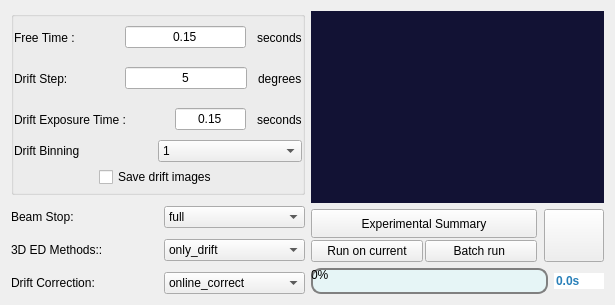
                  <widget class="QWidget" name="tab_7">
                   <attribute name="title">
                    <string>4. Start Running</string>
                   </attribute>
                   <layout class="QHBoxLayout" name="horizontalLayout_80">
                    <item>
                     <layout class="QHBoxLayout" name="horizontalLayout_68" stretch="1,1">
                      <item>
                       <layout class="QVBoxLayout" name="verticalLayout_45">
                        <property name="spacing">
                         <number>11</number>
                        </property>
                        <item>
                         <widget class="QGroupBox" name="groupBox">
                          <property name="title">
                           <string/>
                          </property>
                          <layout class="QVBoxLayout" name="verticalLayout_38">
                           <property name="spacing">
                            <number>0</number>
                           </property>
                           <property name="leftMargin">
                            <number>0</number>
                           </property>
                           <property name="topMargin">
                            <number>0</number>
                           </property>
                           <property name="rightMargin">
                            <number>0</number>
                           </property>
                           <property name="bottomMargin">
                            <number>0</number>
                           </property>
                           <item>
                            <layout class="QVBoxLayout" name="verticalLayout_35">
                             <property name="spacing">
                              <number>0</number>
                             </property>
                             <item>
                              <layout class="QHBoxLayout" name="horizontalLayout_49">
                               <property name="spacing">
                                <number>11</number>
                               </property>
                               <item>
                                <widget class="QLabel" name="label_32">
                                 <property name="sizePolicy">
                                  <sizepolicy hsizetype="Preferred" vsizetype="Expanding">
                                   <horstretch>0</horstretch>
                                   <verstretch>0</verstretch>
                                  </sizepolicy>
                                 </property>
                                 <property name="minimumSize">
                                  <size>
                                   <width>100</width>
                                   <height>0</height>
                                  </size>
                                 </property>
                                 <property name="styleSheet">
                                  <string notr="true"/>
                                 </property>
                                 <property name="text">
                                  <string>Free Time :</string>
                                 </property>
                                </widget>
                               </item>
                               <item>
                                <widget class="QLineEdit" name="lineEdit_tiltspeed_7">
                                 <property name="text">
                                  <string>0.15</string>
                                 </property>
                                 <property name="alignment">
                                  <set>Qt::AlignCenter</set>
                                 </property>
                                </widget>
                               </item>
                               <item>
                                <widget class="QLabel" name="label_13">
                                 <property name="text">
                                  <string>seconds</string>
                                 </property>
                                </widget>
                               </item>
                              </layout>
                             </item>
                             <item>
                              <layout class="QHBoxLayout" name="horizontalLayout_52">
                               <property name="spacing">
                                <number>11</number>
                               </property>
                               <item>
                                <widget class="QLabel" name="label_42">
                                 <property name="sizePolicy">
                                  <sizepolicy hsizetype="Preferred" vsizetype="Expanding">
                                   <horstretch>0</horstretch>
                                   <verstretch>0</verstretch>
                                  </sizepolicy>
                                 </property>
                                 <property name="minimumSize">
                                  <size>
                                   <width>100</width>
                                   <height>0</height>
                                  </size>
                                 </property>
                                 <property name="styleSheet">
                                  <string notr="true"/>
                                 </property>
                                 <property name="text">
                                  <string>Drift Step:</string>
                                 </property>
                                </widget>
                               </item>
                               <item>
                                <widget class="QLineEdit" name="lineEdit_tiltspeed_8">
                                 <property name="text">
                                  <string>5</string>
                                 </property>
                                 <property name="alignment">
                                  <set>Qt::AlignCenter</set>
                                 </property>
                                </widget>
                               </item>
                               <item>
                                <widget class="QLabel" name="label_14">
                                 <property name="text">
                                  <string>degrees</string>
                                 </property>
                                </widget>
                               </item>
                              </layout>
                             </item>
                             <item>
                              <layout class="QHBoxLayout" name="horizontalLayout_55">
                               <property name="spacing">
                                <number>11</number>
                               </property>
                               <item>
                                <widget class="QLabel" name="label_43">
                                 <property name="sizePolicy">
                                  <sizepolicy hsizetype="Preferred" vsizetype="Expanding">
                                   <horstretch>0</horstretch>
                                   <verstretch>0</verstretch>
                                  </sizepolicy>
                                 </property>
                                 <property name="minimumSize">
                                  <size>
                                   <width>150</width>
                                   <height>0</height>
                                  </size>
                                 </property>
                                 <property name="styleSheet">
                                  <string notr="true"/>
                                 </property>
                                 <property name="text">
                                  <string>Drift Exposure Time :</string>
                                 </property>
                                </widget>
                               </item>
                               <item>
                                <widget class="QLineEdit" name="lineEdit_tiltspeed_9">
                                 <property name="text">
                                  <string>0.15</string>
                                 </property>
                                 <property name="alignment">
                                  <set>Qt::AlignCenter</set>
                                 </property>
                                </widget>
                               </item>
                               <item>
                                <widget class="QLabel" name="label_15">
                                 <property name="text">
                                  <string>seconds</string>
                                 </property>
                                </widget>
                               </item>
                              </layout>
                             </item>
                             <item>
                              <layout class="QHBoxLayout" name="horizontalLayout_36">
                               <item>
                                <widget class="QLabel" name="label_16">
                                 <property name="text">
                                  <string>Drift Binning</string>
                                 </property>
                                </widget>
                               </item>
                               <item>
                                <widget class="QComboBox" name="comboBox">
                                 <property name="currentText">
                                  <string>1</string>
                                 </property>
                                 <item>
                                  <property name="text">
                                   <string>1</string>
                                  </property>
                                 </item>
                                 <item>
                                  <property name="text">
                                   <string>2</string>
                                  </property>
                                 </item>
                                 <item>
                                  <property name="text">
                                   <string>4</string>
                                  </property>
                                 </item>
                                 <item>
                                  <property name="text">
                                   <string>8</string>
                                  </property>
                                 </item>
                                </widget>
                               </item>
                              </layout>
                             </item>
                             <item>
                              <layout class="QHBoxLayout" name="horizontalLayout_81">
                               <property name="topMargin">
                                <number>5</number>
                               </property>
                               <property name="bottomMargin">
                                <number>5</number>
                               </property>
                               <item>
                                <widget class="QCheckBox" name="checkBox">
                                 <property name="sizePolicy">
                                  <sizepolicy hsizetype="Fixed" vsizetype="Fixed">
                                   <horstretch>0</horstretch>
                                   <verstretch>0</verstretch>
                                  </sizepolicy>
                                 </property>
                                 <property name="text">
                                  <string>Save drift images</string>
                                 </property>
                                </widget>
                               </item>
                              </layout>
                             </item>
                            </layout>
                           </item>
                          </layout>
                         </widget>
                        </item>
                        <item>
                         <layout class="QVBoxLayout" name="verticalLayout_44">
                          <item>
                           <layout class="QHBoxLayout" name="horizontalLayout_60">
                            <item>
                             <widget class="QLabel" name="label_18">
                              <property name="text">
                               <string>Beam Stop: </string>
                              </property>
                             </widget>
                            </item>
                            <item>
                             <widget class="QComboBox" name="comboBox_4">
                              <property name="currentText">
                               <string>full</string>
                              </property>
                              <item>
                               <property name="text">
                                <string>full</string>
                               </property>
                              </item>
                              <item>
                               <property name="text">
                                <string>half</string>
                               </property>
                              </item>
                              <item>
                               <property name="text">
                                <string>no</string>
                               </property>
                              </item>
                             </widget>
                            </item>
                           </layout>
                          </item>
                          <item>
                           <layout class="QHBoxLayout" name="horizontalLayout_61">
                            <item>
                             <widget class="QLabel" name="label_44">
                              <property name="text">
                               <string>3D ED Methods:: </string>
                              </property>
                             </widget>
                            </item>
                            <item>
                             <widget class="QComboBox" name="comboBox_5">
                              <property name="currentText">
                               <string>only_drift</string>
                              </property>
                              <item>
                               <property name="text">
                                <string>only_drift</string>
                               </property>
                              </item>
                              <item>
                               <property name="text">
                                <string>red</string>
                               </property>
                              </item>
                              <item>
                               <property name="text">
                                <string>scred</string>
                               </property>
                              </item>
                              <item>
                               <property name="text">
                                <string>cred</string>
                               </property>
                              </item>
                             </widget>
                            </item>
                           </layout>
                          </item>
                          <item>
                           <layout class="QHBoxLayout" name="horizontalLayout_62">
                            <item>
                             <widget class="QLabel" name="label_45">
                              <property name="text">
                               <string>Drift Correction:</string>
                              </property>
                             </widget>
                            </item>
                            <item>
                             <widget class="QComboBox" name="comboBox_6">
                              <property name="currentText">
                               <string>online_correct</string>
                              </property>
                              <item>
                               <property name="text">
                                <string>online_correct</string>
                               </property>
                              </item>
                              <item>
                               <property name="text">
                                <string>offline_correct</string>
                               </property>
                              </item>
                              <item>
                               <property name="text">
                                <string>no_correct</string>
                               </property>
                              </item>
                             </widget>
                            </item>
                           </layout>
                          </item>
                         </layout>
                        </item>
                       </layout>
                      </item>
                      <item>
                       <layout class="QVBoxLayout" name="verticalLayout_28">
                        <item>
                         <widget class="QTextBrowser" name="listWidget_particle_searching">
                          <property name="maximumSize">
                           <size>
                            <width>675</width>
                            <height>295</height>
                           </size>
                          </property>
                          <property name="font">
                           <font>
                            <family>Arial</family>
                            <pointsize>9</pointsize>
                            <weight>50</weight>
                            <italic>false</italic>
                            <bold>false</bold>
                           </font>
                          </property>
                          <property name="styleSheet">
                           <string notr="true">border:none;
background: #121234;</string>
                          </property>
                         </widget>
                        </item>
                        <item>
                         <layout class="QHBoxLayout" name="horizontalLayout_3">
                          <property name="spacing">
                           <number>7</number>
                          </property>
                          <property name="bottomMargin">
                           <number>0</number>
                          </property>
                          <item>
                           <layout class="QVBoxLayout" name="verticalLayout_31">
                            <property name="spacing">
                             <number>2</number>
                            </property>
                            <item>
                             <widget class="QPushButton" name="pushButton_summary">
                              <property name="sizePolicy">
                               <sizepolicy hsizetype="Minimum" vsizetype="Expanding">
                                <horstretch>0</horstretch>
                                <verstretch>0</verstretch>
                               </sizepolicy>
                              </property>
                              <property name="minimumSize">
                               <size>
                                <width>0</width>
                                <height>29</height>
                               </size>
                              </property>
                              <property name="maximumSize">
                               <size>
                                <width>16777215</width>
                                <height>50</height>
                               </size>
                              </property>
                              <property name="font">
                               <font>
                                <family>Arial</family>
                                <pointsize>9</pointsize>
                                <weight>50</weight>
                                <italic>false</italic>
                                <bold>false</bold>
                               </font>
                              </property>
                              <property name="styleSheet">
                               <string notr="true"/>
                              </property>
                              <property name="text">
                               <string>Experimental Summary</string>
                              </property>
                             </widget>
                            </item>
                            <item>
                             <layout class="QHBoxLayout" name="horizontalLayout_2">
                              <property name="spacing">
                               <number>2</number>
                              </property>
                              <item>
                               <widget class="QPushButton" name="pushButton_singlerun">
                                <property name="sizePolicy">
                                 <sizepolicy hsizetype="Minimum" vsizetype="Expanding">
                                  <horstretch>0</horstretch>
                                  <verstretch>0</verstretch>
                                 </sizepolicy>
                                </property>
                                <property name="maximumSize">
                                 <size>
                                  <width>16777215</width>
                                  <height>40</height>
                                 </size>
                                </property>
                                <property name="font">
                                 <font>
                                  <family>Arial</family>
                                  <pointsize>9</pointsize>
                                  <weight>50</weight>
                                  <italic>false</italic>
                                  <bold>false</bold>
                                 </font>
                                </property>
                                <property name="styleSheet">
                                 <string notr="true"/>
                                </property>
                                <property name="text">
                                 <string>Run on current</string>
                                </property>
                                <property name="checkable">
                                 <bool>false</bool>
                                </property>
                               </widget>
                              </item>
                              <item>
                               <widget class="QPushButton" name="pushButton_batchrun">
                                <property name="sizePolicy">
                                 <sizepolicy hsizetype="Minimum" vsizetype="Expanding">
                                  <horstretch>0</horstretch>
                                  <verstretch>0</verstretch>
                                 </sizepolicy>
                                </property>
                                <property name="maximumSize">
                                 <size>
                                  <width>16777215</width>
                                  <height>40</height>
                                 </size>
                                </property>
                                <property name="font">
                                 <font>
                                  <family>Arial</family>
                                  <pointsize>9</pointsize>
                                  <weight>50</weight>
                                  <italic>false</italic>
                                  <bold>false</bold>
                                 </font>
                                </property>
                                <property name="styleSheet">
                                 <string notr="true"/>
                                </property>
                                <property name="text">
                                 <string>Batch run </string>
                                </property>
                                <property name="checkable">
                                 <bool>false</bool>
                                </property>
                               </widget>
                              </item>
                             </layout>
                            </item>
                           </layout>
                          </item>
                          <item>
                           <widget class="QPushButton" name="pushButton_stop">
                            <property name="sizePolicy">
                             <sizepolicy hsizetype="Minimum" vsizetype="Expanding">
                              <horstretch>0</horstretch>
                              <verstretch>0</verstretch>
                             </sizepolicy>
                            </property>
                            <property name="maximumSize">
                             <size>
                              <width>60</width>
                              <height>87</height>
                             </size>
                            </property>
                            <property name="font">
                             <font>
                              <family>Arial</family>
                              <pointsize>9</pointsize>
                              <weight>50</weight>
                              <italic>false</italic>
                              <bold>false</bold>
                             </font>
                            </property>
                            <property name="styleSheet">
                             <string notr="true"/>
                            </property>
                            <property name="text">
                             <string/>
                            </property>
                            <property name="icon">
                             <iconset>
                              <normaloff>../../../ET-UI-2.0.2/ET-UI-2.0.2/svg/暂停.svg</normaloff>../../../ET-UI-2.0.2/ET-UI-2.0.2/svg/暂停.svg</iconset>
                            </property>
                            <property name="iconSize">
                             <size>
                              <width>30</width>
                              <height>30</height>
                             </size>
                            </property>
                            <property name="checkable">
                             <bool>false</bool>
                            </property>
                           </widget>
                          </item>
                         </layout>
                        </item>
                        <item>
                         <layout class="QHBoxLayout" name="horizontalLayout_37">
                          <item>
                           <widget class="QProgressBar" name="progressBar">
                            <property name="sizePolicy">
                             <sizepolicy hsizetype="Expanding" vsizetype="Expanding">
                              <horstretch>0</horstretch>
                              <verstretch>0</verstretch>
                             </sizepolicy>
                            </property>
                            <property name="maximumSize">
                             <size>
                              <width>16777215</width>
                              <height>150</height>
                             </size>
                            </property>
                            <property name="font">
                             <font>
                              <family>Arial</family>
                              <pointsize>9</pointsize>
                              <weight>50</weight>
                              <italic>false</italic>
                              <bold>false</bold>
                             </font>
                            </property>
                            <property name="styleSheet">
                             <string notr="true">QProgressBar {
    border: 2px solid grey;
    border-radius: 10px;
	qproperty-alignment:AlignCenter;
    background-color: #90dff9fb;
}

QProgressBar::chunk {
    background-color: #0fbcf9;
    width: 10px;
    border-radius: 20px;
}</string>
                            </property>
                            <property name="value">
                             <number>0</number>
                            </property>
                            <property name="textDirection">
                             <enum>QProgressBar::TopToBottom</enum>
                            </property>
                           </widget>
                          </item>
                          <item>
                           <widget class="QLineEdit" name="lineEdit">
                            <property name="sizePolicy">
                             <sizepolicy hsizetype="Fixed" vsizetype="Fixed">
                              <horstretch>0</horstretch>
                              <verstretch>0</verstretch>
                             </sizepolicy>
                            </property>
                            <property name="maximumSize">
                             <size>
                              <width>50</width>
                              <height>16777215</height>
                             </size>
                            </property>
                            <property name="styleSheet">
                             <string notr="true">    border: none;
font-weight: bold;
color: #2980b9;</string>
                            </property>
                            <property name="text">
                             <string>0.0s</string>
                            </property>
                            <property name="readOnly">
                             <bool>true</bool>
                            </property>
                           </widget>
                          </item>
                         </layout>
                        </item>
                       </layout>
                      </item>
                     </layout>
                    </item>
                   </layout>
                  </widget>
